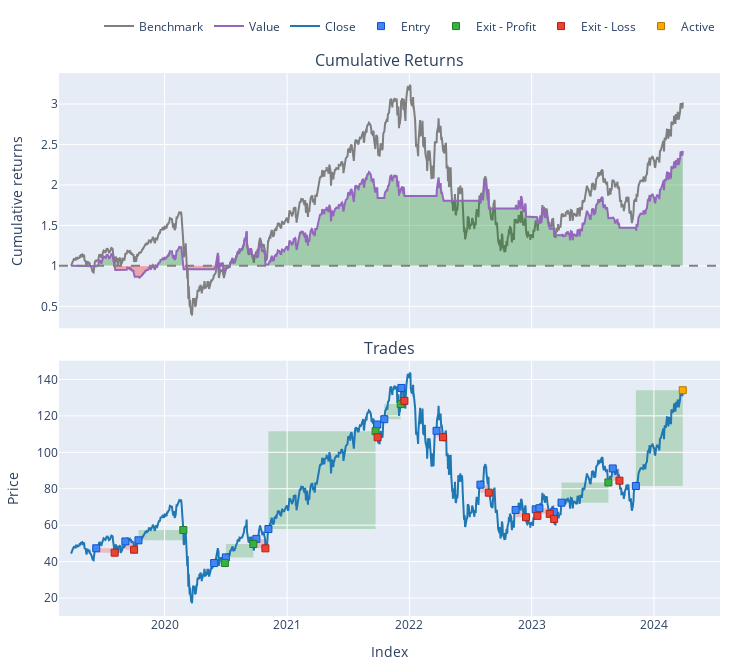

The notebook cell saved with this chart:
### Code cell
import vectorbt as vbt
import numpy as np
import pandas as pd
import yfinance as yf

# Load stock data
symbol = 'SPXL'  # Using QQQ as an example

# Fetching the data
ticker = yf.Ticker(symbol)
df = ticker.history(period="5y")

# Calculate Exponential Moving Averages
short_window = 26
long_window = 60
take_profit_pct = 20  # 10%
stop_loss_pct = 0.05  # -5%

# Convert percentages to actual price changes relative to the entry price
take_profit = df['Close'] * take_profit_pct
stop_loss = df['Close'] * stop_loss_pct

df['hlc3'] = (df['High'] + df['Low'] + df['Close']) / 3
df['short_ma'] = df['hlc3'].rolling(3).mean().shift(1)
# df['short_ma'] = df['Close'].ewm(span=short_window, adjust=False).mean()
# df['long_ma'] = df['hlc3'].rolling(60).mean().shift(1)
df['long_ma'] = df['Close'].ewm(span=long_window, adjust=False).mean()

# Generate crossover signals
df['short_ma_prev'] = df['short_ma'].shift(1)
df['long_ma_prev'] = df['long_ma'].shift(1)

# Entry signal for long positions: short MA crosses above long MA
df['long_entry'] = ((df['short_ma'] > df['long_ma']) & 
                    (df['short_ma_prev'] <= df['long_ma_prev'])).astype(bool)

# Entry signal for short positions: short MA crosses below long MA (previously exit_signal)
df['short_entry'] = ((df['short_ma'] < df['long_ma']) & 
                     (df['short_ma_prev'] >= df['long_ma_prev'])).astype(bool)

# Exit signals can be the inverse of entry signals or defined based on other logic
df['long_exit'] = df['short_entry']  # Exiting long positions when we enter short positions
df['short_exit'] = df['long_entry']  # Exiting short positions when we enter long positions

# Backtest with vectorbt, specifying short entries and exits
pf = vbt.Portfolio.from_signals(
    close=df['Close'],
    entries=df['long_entry'],
    exits=df['long_exit'],
    # short_entries=df['short_entry'],
    # short_exits=df['short_exit'],
    size=np.inf,
    sl_stop=stop_loss_pct,
    tp_stop=take_profit_pct,
    freq='1D'
)

# Plot cumulative returns
# pf.cumulative_returns().vbt.plot().show()
pf.plot(subplots=['cum_returns','trades']).show()

# Show performance metrics
print(pf.stats())

### Figure 1 — Plotly figure (JSON) as saved in the notebook; plotly's stock layout.template omitted (floating-point values rounded to 4 significant figures; data arrays with more than 128 entries replaced by an {"elided": "..."} marker saying what was removed)
{"data": [{"legendgroup": "0", "line": {"color": "#7f7f7f"}, "name": "Benchmark", "showlegend": true, "type": "scatter", "uid": "5c61cffb-4d97-41dd-818c-bb4d98930273", "x": {"elided": "1259 str values"}, "xaxis": "x", "y": {"elided": "1259 float values"}, "yaxis": "y"}, {"hoverinfo": "skip", "legendgroup": "1", "line": {"color": "rgba(0, 0, 0, 0)", "width": 0}, "opacity": 0, "showlegend": false, "type": "scatter", "uid": "ef214e49-560d-49ba-a9f0-fe63b6fa0b61", "x": {"elided": "1259 str values"}, "xaxis": "x", "y": {"elided": "1259 int values"}, "yaxis": "y"}, {"connectgaps": false, "fill": "tonexty", "fillcolor": "rgba(0, 128, 0, 0.3)", "hoverinfo": "skip", "legendgroup": "1", "line": {"color": "rgba(0, 0, 0, 0)", "width": 0}, "opacity": 0, "showlegend": false, "type": "scatter", "uid": "c4bf175e-caa2-4965-a014-956a019834cf", "x": {"elided": "1259 str values"}, "xaxis": "x", "y": {"elided": "1259 float values"}, "yaxis": "y"}, {"hoverinfo": "skip", "legendgroup": "1", "line": {"color": "rgba(0, 0, 0, 0)", "width": 0}, "opacity": 0, "showlegend": false, "type": "scatter", "uid": "80619d00-2e50-4334-a859-d15de3f2ef20", "x": {"elided": "1259 str values"}, "xaxis": "x", "y": {"elided": "1259 int values"}, "yaxis": "y"}, {"connectgaps": false, "fill": "tonexty", "fillcolor": "rgba(255, 0, 0, 0.3)", "hoverinfo": "skip", "legendgroup": "1", "line": {"color": "rgba(0, 0, 0, 0)", "width": 0}, "opacity": 0, "showlegend": false, "type": "scatter", "uid": "a31a72c9-8aed-4c01-a063-dbe0cb20e3d1", "x": {"elided": "1259 str values"}, "xaxis": "x", "y": {"elided": "1259 float values"}, "yaxis": "y"}, {"legendgroup": "2", "line": {"color": "#9467bd"}, "name": "Value", "showlegend": true, "type": "scatter", "uid": "164529df-f579-4582-914e-7cbcf99a3490", "x": {"elided": "1259 str values"}, "xaxis": "x", "y": {"elided": "1259 float values"}, "yaxis": "y"}, {"hoverinfo": "skip", "legendgroup": "1", "line": {"color": "rgba(0, 0, 0, 0)", "width": 0}, "opacity": 0, "showlegend": false, "type": "scatter", "uid": "9d6b618d-8bb4-496e-a9c1-c8fa09a4a1bc", "x": {"elided": "1259 str values"}, "xaxis": "x", "y": {"elided": "1259 int values"}, "yaxis": "y"}, {"legendgroup": "3", "line": {"color": "#1f77b4"}, "name": "Close", "showlegend": true, "type": "scatter", "uid": "6b2f7cb7-0df0-4cc3-9f48-fb7494c85480", "x": {"elided": "1259 str values"}, "xaxis": "x2", "y": {"elided": "1259 float values"}, "yaxis": "y2"}, {"customdata": [[0, 0, 2.113, 0, "Long"], [1, 1, 1.859, 0, "Long"], [2, 2, 1.673, 0, "Long"], [3, 3, 2.447, 0, "Long"], [4, 4, 2.27, 0, "Long"], [5, 5, 2.148, 0, "Long"], [6, 6, 1.754, 0, "Long"], [7, 7, 1.699, 0, "Long"], [8, 8, 1.556, 0, "Long"], [9, 9, 1.454, 0, "Long"], [10, 10, 1.668, 0, "Long"], [11, 11, 2.196, 0, "Long"], [12, 12, 2.502, 0, "Long"], [13, 13, 2.344, 0, "Long"], [14, 14, 2.202, 0, "Long"], [15, 15, 2.17, 0, "Long"], [16, 16, 1.903, 0, "Long"], [17, 17, 1.743, 0, "Long"], [18, 18, 1.806, 0, "Long"]], "hovertemplate": "Exit Trade Id: %{customdata[0]}<br>Position Id: %{customdata[1]}<br>Size: %{customdata[2]:.6f}<br>Entry Timestamp: %{x}<br>Avg Entry Price: %{y}<br>Entry Fees: %{customdata[3]:.6f}<br>Direction: %{customdata[4]}", "legendgroup": "4", "marker": {"color": "#4285F4", "line": {"color": "rgb(11,84,205)", "width": 1}, "size": 7, "symbol": "square"}, "mode": "markers", "name": "Entry", "type": "scatter", "uid": "8e6bff60-4078-41ae-a080-cdf7441c1433", "x": ["2019-06-11T00:00:00-04:00", "2019-09-06T00:00:00-04:00", "2019-10-15T00:00:00-04:00", "2020-05-28T00:00:00-04:00", "2020-07-02T00:00:00-04:00", "2020-10-01T00:00:00-04:00", "2020-11-06T00:00:00-05:00", "2021-09-27T00:00:00-04:00", "2021-10-18T00:00:00-04:00", "2021-12-08T00:00:00-05:00", "2022-03-23T00:00:00-04:00", "2022-08-01T00:00:00-04:00", "2022-11-14T00:00:00-05:00", "2023-01-13T00:00:00-05:00", "2023-01-24T00:00:00-05:00", "2023-03-08T00:00:00-05:00", "2023-03-31T00:00:00-04:00", "2023-08-31T00:00:00-04:00", "2023-11-08T00:00:00-05:00"], "xaxis": "x2", "y": [47.33, 51.07, 51.7, 39.2, 42.33, 52.48, 57.88, 115.3, 118.2, 135.3, 111.8, 82.22, 68.35, 68.72, 69.3, 67.17, 72.36, 91.15, 81.5], "yaxis": "y2"}, {"customdata": [[2, 2, 1.673, 0, 9.47, 0.1095, "Long", "91 days 00:00:00"], [3, 3, 2.447, 0, 0.1268, 0.001322, "Long", "22 days 00:00:00"], [4, 4, 2.27, 0, 16.64, 0.1732, "Long", "56 days 00:00:00"], [6, 6, 1.754, 0, 94.24, 0.9281, "Long", "219 days 00:00:00"], [8, 8, 1.556, 0, 12.88, 0.07005, "Long", "34 days 00:00:00"], [16, 16, 1.903, 0, 21.11, 0.1533, "Long", "96 days 00:00:00"]], "hovertemplate": "Exit Trade Id: %{customdata[0]}<br>Position Id: %{customdata[1]}<br>Size: %{customdata[2]:.6f}<br>Exit Timestamp: %{x}<br>Avg Exit Price: %{y}<br>Exit Fees: %{customdata[3]:.6f}<br>PnL: %{customdata[4]:.6f}<br>Return: %{customdata[5]:.2%}<br>Direction: %{customdata[6]}<br>Duration: %{customdata[7]}", "legendgroup": "5", "marker": {"color": "#37B13F", "line": {"color": "rgb(38,123,44)", "width": 1}, "size": 7, "symbol": "square"}, "mode": "markers", "name": "Exit - Profit", "type": "scatter", "uid": "706b7f0c-a235-46ff-a0e9-4df4648c64db", "x": ["2020-02-26T00:00:00-05:00", "2020-06-29T00:00:00-04:00", "2020-09-22T00:00:00-04:00", "2021-09-22T00:00:00-04:00", "2021-12-06T00:00:00-05:00", "2023-08-18T00:00:00-04:00"], "xaxis": "x2", "y": [57.36, 39.26, 49.66, 111.6, 126.4, 83.45], "yaxis": "y2"}, {"customdata": [[0, 0, 2.113, 0, -5.091, -0.05091, "Long", "38 days 00:00:00"], [1, 1, 1.859, 0, -8.434, -0.08886, "Long", "18 days 00:00:00"], [5, 5, 2.148, 0, -11.16, -0.09903, "Long", "19 days 00:00:00"], [7, 7, 1.699, 0, -11.96, -0.0611, "Long", "1 days 00:00:00"], [9, 9, 1.454, 0, -10.25, -0.05211, "Long", "7 days 00:00:00"], [10, 10, 1.668, 0, -5.861, -0.03143, "Long", "13 days 00:00:00"], [11, 11, 2.196, 0, -9.585, -0.05307, "Long", "19 days 00:00:00"], [12, 12, 2.502, 0, -9.96, -0.05824, "Long", "22 days 00:00:00"], [13, 13, 2.344, 0, -8.447, -0.05245, "Long", "2 days 00:00:00"], [14, 14, 2.202, 0, -6.809, -0.04462, "Long", "22 days 00:00:00"], [15, 15, 2.17, 0, -8.08, -0.05542, "Long", "1 days 00:00:00"], [17, 17, 1.743, 0, -11.69, -0.07358, "Long", "13 days 00:00:00"]], "hovertemplate": "Exit Trade Id: %{customdata[0]}<br>Position Id: %{customdata[1]}<br>Size: %{customdata[2]:.6f}<br>Exit Timestamp: %{x}<br>Avg Exit Price: %{y}<br>Exit Fees: %{customdata[3]:.6f}<br>PnL: %{customdata[4]:.6f}<br>Return: %{customdata[5]:.2%}<br>Direction: %{customdata[6]}<br>Duration: %{customdata[7]}", "legendgroup": "6", "marker": {"color": "#EA4335", "line": {"color": "rgb(181,31,18)", "width": 1}, "size": 7, "symbol": "square"}, "mode": "markers", "name": "Exit - Loss", "type": "scatter", "uid": "e7981e7f-f423-4bf3-9e63-1f733ef6bc26", "x": ["2019-08-05T00:00:00-04:00", "2019-10-02T00:00:00-04:00", "2020-10-28T00:00:00-04:00", "2021-09-28T00:00:00-04:00", "2021-12-17T00:00:00-05:00", "2022-04-11T00:00:00-04:00", "2022-08-26T00:00:00-04:00", "2022-12-15T00:00:00-05:00", "2023-01-18T00:00:00-05:00", "2023-02-24T00:00:00-05:00", "2023-03-09T00:00:00-05:00", "2023-09-20T00:00:00-04:00"], "xaxis": "x2", "y": [44.92, 46.53, 47.28, 108.2, 128.3, 108.3, 77.86, 64.37, 65.12, 66.21, 63.45, 84.44], "yaxis": "y2"}, {"customdata": [[18, 18, 1.806, 0, 94.94, 0.6452, "Long", "96 days 00:00:00"]], "hovertemplate": "Exit Trade Id: %{customdata[0]}<br>Position Id: %{customdata[1]}<br>Size: %{customdata[2]:.6f}<br>Exit Timestamp: %{x}<br>Avg Exit Price: %{y}<br>Exit Fees: %{customdata[3]:.6f}<br>PnL: %{customdata[4]:.6f}<br>Return: %{customdata[5]:.2%}<br>Direction: %{customdata[6]}<br>Duration: %{customdata[7]}", "legendgroup": "7", "marker": {"color": "#FFAA00", "line": {"color": "rgb(178,118,0)", "width": 1}, "size": 7, "symbol": "square"}, "mode": "markers", "name": "Active", "type": "scatter", "uid": "f97ccd53-95b2-41a9-a1ab-77497852fa99", "x": ["2024-03-27T00:00:00-04:00"], "xaxis": "x2", "y": [134.1], "yaxis": "y2"}], "layout": {"annotations": [{"font": {"size": 16}, "showarrow": false, "text": "Cumulative Returns", "x": 0.5, "xanchor": "center", "xref": "paper", "y": 1, "yanchor": "bottom", "yref": "paper"}, {"font": {"size": 16}, "showarrow": false, "text": "Trades", "x": 0.5, "xanchor": "center", "xref": "paper", "y": 0.4701, "yanchor": "bottom", "yref": "paper"}], "height": 670, "legend": {"orientation": "h", "traceorder": "normal", "x": 1, "xanchor": "right", "y": 1.06, "yanchor": "bottom"}, "margin": {"b": 30, "l": 30, "r": 30, "t": 30}, "shapes": [{"line": {"color": "gray", "dash": "dash"}, "type": "line", "x0": 0, "x1": 1, "xref": "paper", "y0": 1, "y1": 1, "yref": "y"}, {"fillcolor": "green", "layer": "below", "line": {"width": 0}, "opacity": 0.2, "type": "rect", "x0": "2019-10-15T00:00:00-04:00", "x1": "2020-02-26T00:00:00-05:00", "xref": "x2", "y0": 51.7, "y1": 57.36, "yref": "y2"}, {"fillcolor": "green", "layer": "below", "line": {"width": 0}, "opacity": 0.2, "type": "rect", "x0": "2020-05-28T00:00:00-04:00", "x1": "2020-06-29T00:00:00-04:00", "xref": "x2", "y0": 39.2, "y1": 39.26, "yref": "y2"}, {"fillcolor": "green", "layer": "below", "line": {"width": 0}, "opacity": 0.2, "type": "rect", "x0": "2020-07-02T00:00:00-04:00", "x1": "2020-09-22T00:00:00-04:00", "xref": "x2", "y0": 42.33, "y1": 49.66, "yref": "y2"}, {"fillcolor": "green", "layer": "below", "line": {"width": 0}, "opacity": 0.2, "type": "rect", "x0": "2020-11-06T00:00:00-05:00", "x1": "2021-09-22T00:00:00-04:00", "xref": "x2", "y0": 57.88, "y1": 111.6, "yref": "y2"}, {"fillcolor": "green", "layer": "below", "line": {"width": 0}, "opacity": 0.2, "type": "rect", "x0": "2021-10-18T00:00:00-04:00", "x1": "2021-12-06T00:00:00-05:00", "xref": "x2", "y0": 118.2, "y1": 126.4, "yref": "y2"}, {"fillcolor": "green", "layer": "below", "line": {"width": 0}, "opacity": 0.2, "type": "rect", "x0": "2023-03-31T00:00:00-04:00", "x1": "2023-08-18T00:00:00-04:00", "xref": "x2", "y0": 72.36, "y1": 83.45, "yref": "y2"}, {"fillcolor": "green", "layer": "below", "line": {"width": 0}, "opacity": 0.2, "type": "rect", "x0": "2023-11-08T00:00:00-05:00", "x1": "2024-03-27T00:00:00-04:00", "xref": "x2", "y0": 81.5, "y1": 134.1, "yref": "y2"}, {"fillcolor": "red", "layer": "below", "line": {"width": 0}, "opacity": 0.2, "type": "rect", "x0": "2019-06-11T00:00:00-04:00", "x1": "2019-08-05T00:00:00-04:00", "xref": "x2", "y0": 47.33, "y1": 44.92, "yref": "y2"}, {"fillcolor": "red", "layer": "below", "line": {"width": 0}, "opacity": 0.2, "type": "rect", "x0": "2019-09-06T00:00:00-04:00", "x1": "2019-10-02T00:00:00-04:00", "xref": "x2", "y0": 51.07, "y1": 46.53, "yref": "y2"}, {"fillcolor": "red", "layer": "below", "line": {"width": 0}, "opacity": 0.2, "type": "rect", "x0": "2020-10-01T00:00:00-04:00", "x1": "2020-10-28T00:00:00-04:00", "xref": "x2", "y0": 52.48, "y1": 47.28, "yref": "y2"}, {"fillcolor": "red", "layer": "below", "line": {"width": 0}, "opacity": 0.2, "type": "rect", "x0": "2021-09-27T00:00:00-04:00", "x1": "2021-09-28T00:00:00-04:00", "xref": "x2", "y0": 115.3, "y1": 108.2, "yref": "y2"}, {"fillcolor": "red", "layer": "below", "line": {"width": 0}, "opacity": 0.2, "type": "rect", "x0": "2021-12-08T00:00:00-05:00", "x1": "2021-12-17T00:00:00-05:00", "xref": "x2", "y0": 135.3, "y1": 128.3, "yref": "y2"}, {"fillcolor": "red", "layer": "below", "line": {"width": 0}, "opacity": 0.2, "type": "rect", "x0": "2022-03-23T00:00:00-04:00", "x1": "2022-04-11T00:00:00-04:00", "xref": "x2", "y0": 111.8, "y1": 108.3, "yref": "y2"}, {"fillcolor": "red", "layer": "below", "line": {"width": 0}, "opacity": 0.2, "type": "rect", "x0": "2022-08-01T00:00:00-04:00", "x1": "2022-08-26T00:00:00-04:00", "xref": "x2", "y0": 82.22, "y1": 77.86, "yref": "y2"}, {"fillcolor": "red", "layer": "below", "line": {"width": 0}, "opacity": 0.2, "type": "rect", "x0": "2022-11-14T00:00:00-05:00", "x1": "2022-12-15T00:00:00-05:00", "xref": "x2", "y0": 68.35, "y1": 64.37, "yref": "y2"}, {"fillcolor": "red", "layer": "below", "line": {"width": 0}, "opacity": 0.2, "type": "rect", "x0": "2023-01-13T00:00:00-05:00", "x1": "2023-01-18T00:00:00-05:00", "xref": "x2", "y0": 68.72, "y1": 65.12, "yref": "y2"}, {"fillcolor": "red", "layer": "below", "line": {"width": 0}, "opacity": 0.2, "type": "rect", "x0": "2023-01-24T00:00:00-05:00", "x1": "2023-02-24T00:00:00-05:00", "xref": "x2", "y0": 69.3, "y1": 66.21, "yref": "y2"}, {"fillcolor": "red", "layer": "below", "line": {"width": 0}, "opacity": 0.2, "type": "rect", "x0": "2023-03-08T00:00:00-05:00", "x1": "2023-03-09T00:00:00-05:00", "xref": "x2", "y0": 67.17, "y1": 63.45, "yref": "y2"}, {"fillcolor": "red", "layer": "below", "line": {"width": 0}, "opacity": 0.2, "type": "rect", "x0": "2023-08-31T00:00:00-04:00", "x1": "2023-09-20T00:00:00-04:00", "xref": "x2", "y0": 91.15, "y1": 84.44, "yref": "y2"}], "showlegend": true, "width": 750, "xaxis": {"anchor": "y", "domain": [0, 1], "matches": "x2", "showticklabels": false}, "xaxis2": {"anchor": "y2", "domain": [0, 1], "title": {"text": "Index"}}, "yaxis": {"anchor": "x", "domain": [0.5299, 1], "title": {"text": "Cumulative returns"}}, "yaxis2": {"anchor": "x2", "domain": [0, 0.4701], "title": {"text": "Price"}}}}
